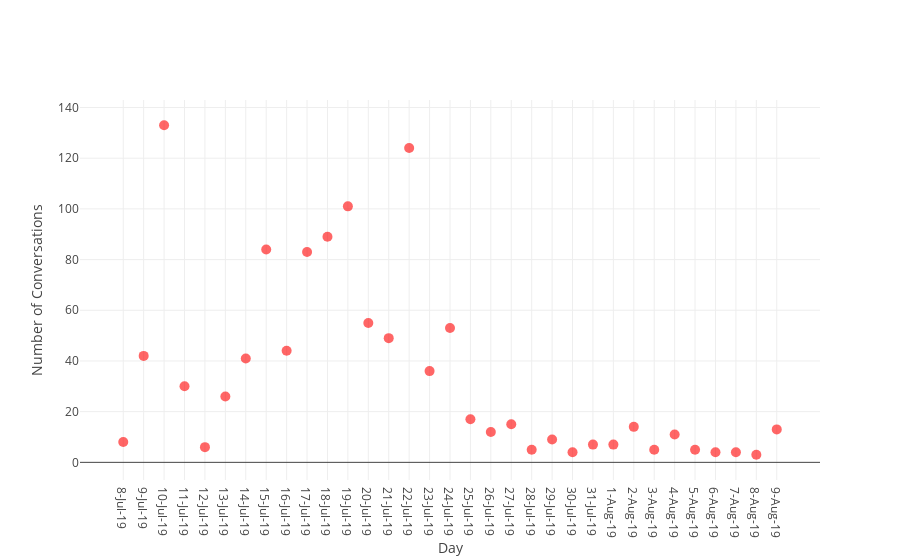

Notebook code for this chart:
### Markdown cell above
<br>
<br>
<br>
<h1 ><center> Visualization </center></h1>

### Code cell
colors = np.random.rand(100)
sz = np.random.rand(100)*30
fig = go.Figure()
fig.add_scatter(x = anansi_convos['Date'],
                y = anansi_convos['Conversations'],
                mode='markers',
                marker={'size': 10,
                        'color': 'Red',
                        'opacity': 0.6,
                        'colorscale': 'Viridis'
                       });

fig.layout.update(title='',
                   xaxis_title='Day',
                   yaxis_title='Number of Conversations')

fig.show()

### Figure 1 — Plotly figure (JSON) as saved in the notebook; plotly's stock layout.template omitted (floating-point values rounded to 4 significant figures)
{"data": [{"marker": {"color": "Red", "colorscale": "Viridis", "opacity": 0.6, "size": 10}, "mode": "markers", "type": "scatter", "uid": "2bb5a543-9443-4576-a013-2d81c73dba4e", "x": ["8-Jul-19", "9-Jul-19", "10-Jul-19", "11-Jul-19", "12-Jul-19", "13-Jul-19", "14-Jul-19", "15-Jul-19", "16-Jul-19", "17-Jul-19", "18-Jul-19", "19-Jul-19", "20-Jul-19", "21-Jul-19", "22-Jul-19", "23-Jul-19", "24-Jul-19", "25-Jul-19", "26-Jul-19", "27-Jul-19", "28-Jul-19", "29-Jul-19", "30-Jul-19", "31-Jul-19", "1-Aug-19", "2-Aug-19", "3-Aug-19", "4-Aug-19", "5-Aug-19", "6-Aug-19", "7-Aug-19", "8-Aug-19", "9-Aug-19"], "y": [8, 42, 133, 30, 6, 26, 41, 84, 44, 83, 89, 101, 55, 49, 124, 36, 53, 17, 12, 15, 5, 9, 4, 7, 7, 14, 5, 11, 5, 4, 4, 3, 13]}], "layout": {"title": {"text": ""}, "xaxis": {"title": {"text": "Day"}}, "yaxis": {"title": {"text": "Number of Conversations"}}}}
